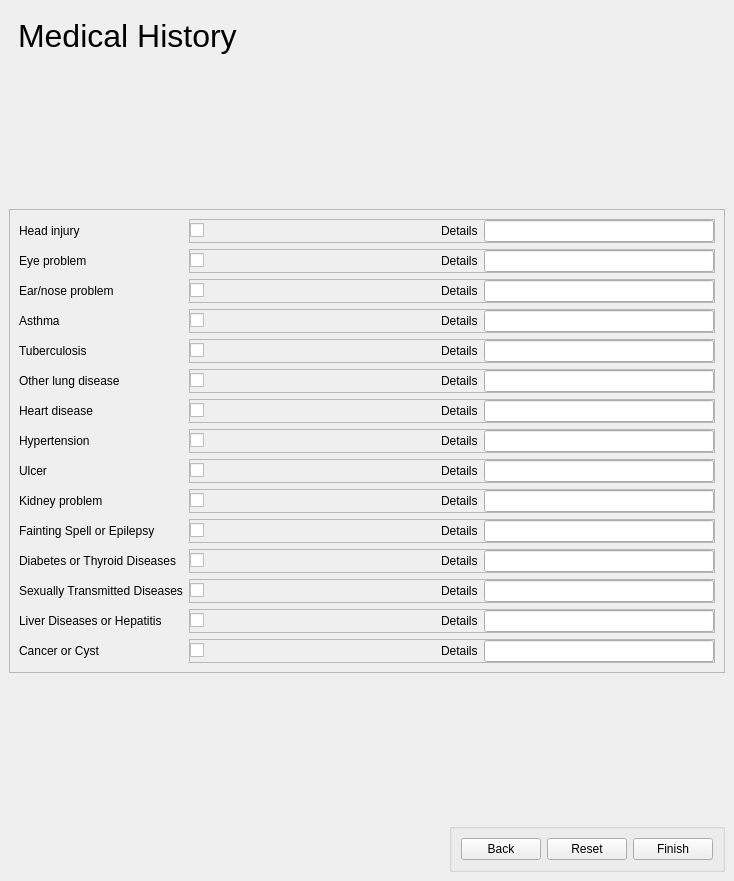
<?xml version="1.0" encoding="UTF-8"?>
<ui version="4.0">
 <class>MainWindow</class>
 <widget class="QMainWindow" name="MainWindow">
  <property name="geometry">
   <rect>
    <x>0</x>
    <y>0</y>
    <width>734</width>
    <height>881</height>
   </rect>
  </property>
  <property name="windowTitle">
   <string>MainWindow</string>
  </property>
  <widget class="QWidget" name="wrapper">
   <layout class="QVBoxLayout" name="verticalLayout">
    <item alignment="Qt::AlignTop">
     <widget class="QWidget" name="header" native="true">
      <layout class="QHBoxLayout" name="horizontalLayout_6">
       <item>
        <widget class="QLabel" name="titleText">
         <property name="font">
          <font>
           <pointsize>24</pointsize>
          </font>
         </property>
         <property name="text">
          <string>Medical History</string>
         </property>
         <property name="wordWrap">
          <bool>true</bool>
         </property>
        </widget>
       </item>
       <item>
        <spacer name="horizontalSpacer">
         <property name="orientation">
          <enum>Qt::Horizontal</enum>
         </property>
         <property name="sizeHint" stdset="0">
          <size>
           <width>40</width>
           <height>20</height>
          </size>
         </property>
        </spacer>
       </item>
       <item>
        <widget class="QLabel" name="lyceumLogo">
         <property name="sizePolicy">
          <sizepolicy hsizetype="Fixed" vsizetype="Fixed">
           <horstretch>0</horstretch>
           <verstretch>0</verstretch>
          </sizepolicy>
         </property>
         <property name="maximumSize">
          <size>
           <width>100</width>
           <height>100</height>
          </size>
         </property>
         <property name="text">
          <string/>
         </property>
         <property name="pixmap">
          <pixmap>assets/lyceumLogo.png</pixmap>
         </property>
         <property name="scaledContents">
          <bool>true</bool>
         </property>
         <property name="wordWrap">
          <bool>false</bool>
         </property>
         <property name="openExternalLinks">
          <bool>false</bool>
         </property>
        </widget>
       </item>
      </layout>
     </widget>
    </item>
    <item>
     <widget class="QFrame" name="formFrame">
      <property name="frameShape">
       <enum>QFrame::StyledPanel</enum>
      </property>
      <property name="frameShadow">
       <enum>QFrame::Raised</enum>
      </property>
      <layout class="QFormLayout" name="formLayout">
       <item row="0" column="0">
        <widget class="QLabel" name="label_6">
         <property name="text">
          <string>Head injury</string>
         </property>
        </widget>
       </item>
       <item row="0" column="1">
        <widget class="QFrame" name="frame_2">
         <property name="frameShape">
          <enum>QFrame::StyledPanel</enum>
         </property>
         <property name="frameShadow">
          <enum>QFrame::Raised</enum>
         </property>
         <layout class="QHBoxLayout" name="horizontalLayout">
          <property name="leftMargin">
           <number>0</number>
          </property>
          <property name="topMargin">
           <number>0</number>
          </property>
          <property name="rightMargin">
           <number>0</number>
          </property>
          <property name="bottomMargin">
           <number>0</number>
          </property>
          <item>
           <widget class="QCheckBox" name="hi">
            <property name="text">
             <string/>
            </property>
           </widget>
          </item>
          <item>
           <spacer name="horizontalSpacer_2">
            <property name="orientation">
             <enum>Qt::Horizontal</enum>
            </property>
            <property name="sizeHint" stdset="0">
             <size>
              <width>40</width>
              <height>20</height>
             </size>
            </property>
           </spacer>
          </item>
          <item>
           <widget class="QLabel" name="label_3">
            <property name="text">
             <string>Details</string>
            </property>
           </widget>
          </item>
          <item>
           <widget class="QLineEdit" name="hiDetails"/>
          </item>
         </layout>
        </widget>
       </item>
       <item row="1" column="0">
        <widget class="QLabel" name="label_20">
         <property name="text">
          <string>Eye problem</string>
         </property>
        </widget>
       </item>
       <item row="1" column="1">
        <widget class="QFrame" name="frame_11">
         <property name="frameShape">
          <enum>QFrame::StyledPanel</enum>
         </property>
         <property name="frameShadow">
          <enum>QFrame::Raised</enum>
         </property>
         <layout class="QHBoxLayout" name="horizontalLayout_13">
          <property name="leftMargin">
           <number>0</number>
          </property>
          <property name="topMargin">
           <number>0</number>
          </property>
          <property name="rightMargin">
           <number>0</number>
          </property>
          <property name="bottomMargin">
           <number>0</number>
          </property>
          <item>
           <widget class="QCheckBox" name="ep">
            <property name="text">
             <string/>
            </property>
           </widget>
          </item>
          <item>
           <spacer name="horizontalSpacer_12">
            <property name="orientation">
             <enum>Qt::Horizontal</enum>
            </property>
            <property name="sizeHint" stdset="0">
             <size>
              <width>40</width>
              <height>20</height>
             </size>
            </property>
           </spacer>
          </item>
          <item>
           <widget class="QLabel" name="label_21">
            <property name="text">
             <string>Details</string>
            </property>
           </widget>
          </item>
          <item>
           <widget class="QLineEdit" name="epDetails"/>
          </item>
         </layout>
        </widget>
       </item>
       <item row="2" column="0">
        <widget class="QLabel" name="label_22">
         <property name="text">
          <string>Ear/nose problem</string>
         </property>
        </widget>
       </item>
       <item row="2" column="1">
        <widget class="QFrame" name="frame_7">
         <property name="frameShape">
          <enum>QFrame::StyledPanel</enum>
         </property>
         <property name="frameShadow">
          <enum>QFrame::Raised</enum>
         </property>
         <layout class="QHBoxLayout" name="horizontalLayout_9">
          <property name="leftMargin">
           <number>0</number>
          </property>
          <property name="topMargin">
           <number>0</number>
          </property>
          <property name="rightMargin">
           <number>0</number>
          </property>
          <property name="bottomMargin">
           <number>0</number>
          </property>
          <item>
           <widget class="QCheckBox" name="enp">
            <property name="text">
             <string/>
            </property>
           </widget>
          </item>
          <item>
           <spacer name="horizontalSpacer_8">
            <property name="orientation">
             <enum>Qt::Horizontal</enum>
            </property>
            <property name="sizeHint" stdset="0">
             <size>
              <width>40</width>
              <height>20</height>
             </size>
            </property>
           </spacer>
          </item>
          <item>
           <widget class="QLabel" name="label_13">
            <property name="text">
             <string>Details</string>
            </property>
           </widget>
          </item>
          <item>
           <widget class="QLineEdit" name="enpDetails"/>
          </item>
         </layout>
        </widget>
       </item>
       <item row="3" column="0">
        <widget class="QLabel" name="label_18">
         <property name="text">
          <string>Asthma</string>
         </property>
        </widget>
       </item>
       <item row="3" column="1">
        <widget class="QFrame" name="frame_8">
         <property name="frameShape">
          <enum>QFrame::StyledPanel</enum>
         </property>
         <property name="frameShadow">
          <enum>QFrame::Raised</enum>
         </property>
         <layout class="QHBoxLayout" name="horizontalLayout_10">
          <property name="leftMargin">
           <number>0</number>
          </property>
          <property name="topMargin">
           <number>0</number>
          </property>
          <property name="rightMargin">
           <number>0</number>
          </property>
          <property name="bottomMargin">
           <number>0</number>
          </property>
          <item>
           <widget class="QCheckBox" name="asthma">
            <property name="text">
             <string/>
            </property>
           </widget>
          </item>
          <item>
           <spacer name="horizontalSpacer_9">
            <property name="orientation">
             <enum>Qt::Horizontal</enum>
            </property>
            <property name="sizeHint" stdset="0">
             <size>
              <width>40</width>
              <height>20</height>
             </size>
            </property>
           </spacer>
          </item>
          <item>
           <widget class="QLabel" name="label_15">
            <property name="text">
             <string>Details</string>
            </property>
           </widget>
          </item>
          <item>
           <widget class="QLineEdit" name="asthmaDetails"/>
          </item>
         </layout>
        </widget>
       </item>
       <item row="4" column="0">
        <widget class="QLabel" name="label_16">
         <property name="text">
          <string>Tuberculosis</string>
         </property>
        </widget>
       </item>
       <item row="4" column="1">
        <widget class="QFrame" name="frame_3">
         <property name="frameShape">
          <enum>QFrame::StyledPanel</enum>
         </property>
         <property name="frameShadow">
          <enum>QFrame::Raised</enum>
         </property>
         <layout class="QHBoxLayout" name="horizontalLayout_4">
          <property name="leftMargin">
           <number>0</number>
          </property>
          <property name="topMargin">
           <number>0</number>
          </property>
          <property name="rightMargin">
           <number>0</number>
          </property>
          <property name="bottomMargin">
           <number>0</number>
          </property>
          <item>
           <widget class="QCheckBox" name="tb">
            <property name="text">
             <string/>
            </property>
           </widget>
          </item>
          <item>
           <spacer name="horizontalSpacer_4">
            <property name="orientation">
             <enum>Qt::Horizontal</enum>
            </property>
            <property name="sizeHint" stdset="0">
             <size>
              <width>40</width>
              <height>20</height>
             </size>
            </property>
           </spacer>
          </item>
          <item>
           <widget class="QLabel" name="label_5">
            <property name="text">
             <string>Details</string>
            </property>
           </widget>
          </item>
          <item>
           <widget class="QLineEdit" name="tbDetails"/>
          </item>
         </layout>
        </widget>
       </item>
       <item row="5" column="0">
        <widget class="QLabel" name="label_14">
         <property name="text">
          <string>Other lung disease</string>
         </property>
        </widget>
       </item>
       <item row="5" column="1">
        <widget class="QFrame" name="frame_9">
         <property name="frameShape">
          <enum>QFrame::StyledPanel</enum>
         </property>
         <property name="frameShadow">
          <enum>QFrame::Raised</enum>
         </property>
         <layout class="QHBoxLayout" name="horizontalLayout_11">
          <property name="leftMargin">
           <number>0</number>
          </property>
          <property name="topMargin">
           <number>0</number>
          </property>
          <property name="rightMargin">
           <number>0</number>
          </property>
          <property name="bottomMargin">
           <number>0</number>
          </property>
          <item>
           <widget class="QCheckBox" name="old">
            <property name="text">
             <string/>
            </property>
           </widget>
          </item>
          <item>
           <spacer name="horizontalSpacer_10">
            <property name="orientation">
             <enum>Qt::Horizontal</enum>
            </property>
            <property name="sizeHint" stdset="0">
             <size>
              <width>40</width>
              <height>20</height>
             </size>
            </property>
           </spacer>
          </item>
          <item>
           <widget class="QLabel" name="label_17">
            <property name="text">
             <string>Details</string>
            </property>
           </widget>
          </item>
          <item>
           <widget class="QLineEdit" name="oldDetails"/>
          </item>
         </layout>
        </widget>
       </item>
       <item row="6" column="0">
        <widget class="QLabel" name="label_8">
         <property name="text">
          <string>Heart disease</string>
         </property>
        </widget>
       </item>
       <item row="6" column="1">
        <widget class="QFrame" name="frame_4">
         <property name="frameShape">
          <enum>QFrame::StyledPanel</enum>
         </property>
         <property name="frameShadow">
          <enum>QFrame::Raised</enum>
         </property>
         <layout class="QHBoxLayout" name="horizontalLayout_5">
          <property name="leftMargin">
           <number>0</number>
          </property>
          <property name="topMargin">
           <number>0</number>
          </property>
          <property name="rightMargin">
           <number>0</number>
          </property>
          <property name="bottomMargin">
           <number>0</number>
          </property>
          <item>
           <widget class="QCheckBox" name="hd">
            <property name="text">
             <string/>
            </property>
           </widget>
          </item>
          <item>
           <spacer name="horizontalSpacer_5">
            <property name="orientation">
             <enum>Qt::Horizontal</enum>
            </property>
            <property name="sizeHint" stdset="0">
             <size>
              <width>40</width>
              <height>20</height>
             </size>
            </property>
           </spacer>
          </item>
          <item>
           <widget class="QLabel" name="label_7">
            <property name="text">
             <string>Details</string>
            </property>
           </widget>
          </item>
          <item>
           <widget class="QLineEdit" name="hdDetails"/>
          </item>
         </layout>
        </widget>
       </item>
       <item row="7" column="0">
        <widget class="QLabel" name="label_10">
         <property name="text">
          <string>Hypertension</string>
         </property>
        </widget>
       </item>
       <item row="7" column="1">
        <widget class="QFrame" name="frame_5">
         <property name="frameShape">
          <enum>QFrame::StyledPanel</enum>
         </property>
         <property name="frameShadow">
          <enum>QFrame::Raised</enum>
         </property>
         <layout class="QHBoxLayout" name="horizontalLayout_7">
          <property name="leftMargin">
           <number>0</number>
          </property>
          <property name="topMargin">
           <number>0</number>
          </property>
          <property name="rightMargin">
           <number>0</number>
          </property>
          <property name="bottomMargin">
           <number>0</number>
          </property>
          <item>
           <widget class="QCheckBox" name="hypertension">
            <property name="text">
             <string/>
            </property>
           </widget>
          </item>
          <item>
           <spacer name="horizontalSpacer_6">
            <property name="orientation">
             <enum>Qt::Horizontal</enum>
            </property>
            <property name="sizeHint" stdset="0">
             <size>
              <width>40</width>
              <height>20</height>
             </size>
            </property>
           </spacer>
          </item>
          <item>
           <widget class="QLabel" name="label_9">
            <property name="text">
             <string>Details</string>
            </property>
           </widget>
          </item>
          <item>
           <widget class="QLineEdit" name="hypertensionDetails"/>
          </item>
         </layout>
        </widget>
       </item>
       <item row="8" column="0">
        <widget class="QLabel" name="label_12">
         <property name="text">
          <string>Ulcer </string>
         </property>
        </widget>
       </item>
       <item row="8" column="1">
        <widget class="QFrame" name="frame_6">
         <property name="frameShape">
          <enum>QFrame::StyledPanel</enum>
         </property>
         <property name="frameShadow">
          <enum>QFrame::Raised</enum>
         </property>
         <layout class="QHBoxLayout" name="horizontalLayout_8">
          <property name="leftMargin">
           <number>0</number>
          </property>
          <property name="topMargin">
           <number>0</number>
          </property>
          <property name="rightMargin">
           <number>0</number>
          </property>
          <property name="bottomMargin">
           <number>0</number>
          </property>
          <item>
           <widget class="QCheckBox" name="ulcer">
            <property name="text">
             <string/>
            </property>
           </widget>
          </item>
          <item>
           <spacer name="horizontalSpacer_7">
            <property name="orientation">
             <enum>Qt::Horizontal</enum>
            </property>
            <property name="sizeHint" stdset="0">
             <size>
              <width>40</width>
              <height>20</height>
             </size>
            </property>
           </spacer>
          </item>
          <item>
           <widget class="QLabel" name="label_11">
            <property name="text">
             <string>Details</string>
            </property>
           </widget>
          </item>
          <item>
           <widget class="QLineEdit" name="ulcerDetails"/>
          </item>
         </layout>
        </widget>
       </item>
       <item row="9" column="0">
        <widget class="QLabel" name="label_2">
         <property name="text">
          <string>Kidney problem</string>
         </property>
        </widget>
       </item>
       <item row="9" column="1">
        <widget class="QFrame" name="frame_10">
         <property name="frameShape">
          <enum>QFrame::StyledPanel</enum>
         </property>
         <property name="frameShadow">
          <enum>QFrame::Raised</enum>
         </property>
         <layout class="QHBoxLayout" name="horizontalLayout_12">
          <property name="leftMargin">
           <number>0</number>
          </property>
          <property name="topMargin">
           <number>0</number>
          </property>
          <property name="rightMargin">
           <number>0</number>
          </property>
          <property name="bottomMargin">
           <number>0</number>
          </property>
          <item>
           <widget class="QCheckBox" name="kp">
            <property name="text">
             <string/>
            </property>
           </widget>
          </item>
          <item>
           <spacer name="horizontalSpacer_11">
            <property name="orientation">
             <enum>Qt::Horizontal</enum>
            </property>
            <property name="sizeHint" stdset="0">
             <size>
              <width>40</width>
              <height>20</height>
             </size>
            </property>
           </spacer>
          </item>
          <item>
           <widget class="QLabel" name="label_19">
            <property name="text">
             <string>Details</string>
            </property>
           </widget>
          </item>
          <item>
           <widget class="QLineEdit" name="kpDetails"/>
          </item>
         </layout>
        </widget>
       </item>
       <item row="10" column="0">
        <widget class="QLabel" name="label_44">
         <property name="text">
          <string>Fainting Spell or Epilepsy </string>
         </property>
        </widget>
       </item>
       <item row="10" column="1">
        <widget class="QFrame" name="frame_23">
         <property name="frameShape">
          <enum>QFrame::StyledPanel</enum>
         </property>
         <property name="frameShadow">
          <enum>QFrame::Raised</enum>
         </property>
         <layout class="QHBoxLayout" name="horizontalLayout_25">
          <property name="leftMargin">
           <number>0</number>
          </property>
          <property name="topMargin">
           <number>0</number>
          </property>
          <property name="rightMargin">
           <number>0</number>
          </property>
          <property name="bottomMargin">
           <number>0</number>
          </property>
          <item>
           <widget class="QCheckBox" name="fse">
            <property name="text">
             <string/>
            </property>
           </widget>
          </item>
          <item>
           <spacer name="horizontalSpacer_24">
            <property name="orientation">
             <enum>Qt::Horizontal</enum>
            </property>
            <property name="sizeHint" stdset="0">
             <size>
              <width>40</width>
              <height>20</height>
             </size>
            </property>
           </spacer>
          </item>
          <item>
           <widget class="QLabel" name="label_45">
            <property name="text">
             <string>Details</string>
            </property>
           </widget>
          </item>
          <item>
           <widget class="QLineEdit" name="fseDetails"/>
          </item>
         </layout>
        </widget>
       </item>
       <item row="11" column="0">
        <widget class="QLabel" name="label_46">
         <property name="text">
          <string>Diabetes or Thyroid Diseases</string>
         </property>
        </widget>
       </item>
       <item row="11" column="1">
        <widget class="QFrame" name="frame_12">
         <property name="frameShape">
          <enum>QFrame::StyledPanel</enum>
         </property>
         <property name="frameShadow">
          <enum>QFrame::Raised</enum>
         </property>
         <layout class="QHBoxLayout" name="horizontalLayout_24">
          <property name="leftMargin">
           <number>0</number>
          </property>
          <property name="topMargin">
           <number>0</number>
          </property>
          <property name="rightMargin">
           <number>0</number>
          </property>
          <property name="bottomMargin">
           <number>0</number>
          </property>
          <item>
           <widget class="QCheckBox" name="dtd">
            <property name="text">
             <string/>
            </property>
           </widget>
          </item>
          <item>
           <spacer name="horizontalSpacer_23">
            <property name="orientation">
             <enum>Qt::Horizontal</enum>
            </property>
            <property name="sizeHint" stdset="0">
             <size>
              <width>40</width>
              <height>20</height>
             </size>
            </property>
           </spacer>
          </item>
          <item>
           <widget class="QLabel" name="label_43">
            <property name="text">
             <string>Details</string>
            </property>
           </widget>
          </item>
          <item>
           <widget class="QLineEdit" name="dtdDetails"/>
          </item>
         </layout>
        </widget>
       </item>
       <item row="12" column="0">
        <widget class="QLabel" name="label_48">
         <property name="text">
          <string>Sexually Transmitted Diseases</string>
         </property>
        </widget>
       </item>
       <item row="12" column="1">
        <widget class="QFrame" name="frame_24">
         <property name="frameShape">
          <enum>QFrame::StyledPanel</enum>
         </property>
         <property name="frameShadow">
          <enum>QFrame::Raised</enum>
         </property>
         <layout class="QHBoxLayout" name="horizontalLayout_26">
          <property name="leftMargin">
           <number>0</number>
          </property>
          <property name="topMargin">
           <number>0</number>
          </property>
          <property name="rightMargin">
           <number>0</number>
          </property>
          <property name="bottomMargin">
           <number>0</number>
          </property>
          <item>
           <widget class="QCheckBox" name="std">
            <property name="text">
             <string/>
            </property>
           </widget>
          </item>
          <item>
           <spacer name="horizontalSpacer_25">
            <property name="orientation">
             <enum>Qt::Horizontal</enum>
            </property>
            <property name="sizeHint" stdset="0">
             <size>
              <width>40</width>
              <height>20</height>
             </size>
            </property>
           </spacer>
          </item>
          <item>
           <widget class="QLabel" name="label_47">
            <property name="text">
             <string>Details</string>
            </property>
           </widget>
          </item>
          <item>
           <widget class="QLineEdit" name="stdDetails"/>
          </item>
         </layout>
        </widget>
       </item>
       <item row="13" column="0">
        <widget class="QLabel" name="label_52">
         <property name="text">
          <string>Liver Diseases or Hepatitis</string>
         </property>
        </widget>
       </item>
       <item row="13" column="1">
        <widget class="QFrame" name="frame_26">
         <property name="frameShape">
          <enum>QFrame::StyledPanel</enum>
         </property>
         <property name="frameShadow">
          <enum>QFrame::Raised</enum>
         </property>
         <layout class="QHBoxLayout" name="horizontalLayout_28">
          <property name="leftMargin">
           <number>0</number>
          </property>
          <property name="topMargin">
           <number>0</number>
          </property>
          <property name="rightMargin">
           <number>0</number>
          </property>
          <property name="bottomMargin">
           <number>0</number>
          </property>
          <item>
           <widget class="QCheckBox" name="ldh">
            <property name="text">
             <string/>
            </property>
           </widget>
          </item>
          <item>
           <spacer name="horizontalSpacer_27">
            <property name="orientation">
             <enum>Qt::Horizontal</enum>
            </property>
            <property name="sizeHint" stdset="0">
             <size>
              <width>40</width>
              <height>20</height>
             </size>
            </property>
           </spacer>
          </item>
          <item>
           <widget class="QLabel" name="label_51">
            <property name="text">
             <string>Details</string>
            </property>
           </widget>
          </item>
          <item>
           <widget class="QLineEdit" name="ldhDetails"/>
          </item>
         </layout>
        </widget>
       </item>
       <item row="14" column="0">
        <widget class="QLabel" name="label_50">
         <property name="text">
          <string>Cancer or Cyst</string>
         </property>
        </widget>
       </item>
       <item row="14" column="1">
        <widget class="QFrame" name="frame_25">
         <property name="frameShape">
          <enum>QFrame::StyledPanel</enum>
         </property>
         <property name="frameShadow">
          <enum>QFrame::Raised</enum>
         </property>
         <layout class="QHBoxLayout" name="horizontalLayout_27">
          <property name="leftMargin">
           <number>0</number>
          </property>
          <property name="topMargin">
           <number>0</number>
          </property>
          <property name="rightMargin">
           <number>0</number>
          </property>
          <property name="bottomMargin">
           <number>0</number>
          </property>
          <item>
           <widget class="QCheckBox" name="cc">
            <property name="text">
             <string/>
            </property>
           </widget>
          </item>
          <item>
           <spacer name="horizontalSpacer_26">
            <property name="orientation">
             <enum>Qt::Horizontal</enum>
            </property>
            <property name="sizeHint" stdset="0">
             <size>
              <width>40</width>
              <height>20</height>
             </size>
            </property>
           </spacer>
          </item>
          <item>
           <widget class="QLabel" name="label_49">
            <property name="text">
             <string>Details</string>
            </property>
           </widget>
          </item>
          <item>
           <widget class="QLineEdit" name="ccDetails"/>
          </item>
         </layout>
        </widget>
       </item>
      </layout>
     </widget>
    </item>
    <item alignment="Qt::AlignBottom">
     <widget class="QGroupBox" name="navigation">
      <property name="enabled">
       <bool>true</bool>
      </property>
      <property name="sizePolicy">
       <sizepolicy hsizetype="Fixed" vsizetype="Preferred">
        <horstretch>0</horstretch>
        <verstretch>0</verstretch>
       </sizepolicy>
      </property>
      <property name="cursor">
       <cursorShape>PointingHandCursor</cursorShape>
      </property>
      <property name="layoutDirection">
       <enum>Qt::RightToLeft</enum>
      </property>
      <property name="title">
       <string/>
      </property>
      <property name="flat">
       <bool>false</bool>
      </property>
      <property name="checkable">
       <bool>false</bool>
      </property>
      <layout class="QHBoxLayout" name="horizontalLayout_2">
       <item>
        <widget class="QPushButton" name="nextEnd">
         <property name="enabled">
          <bool>true</bool>
         </property>
         <property name="text">
          <string>Finish</string>
         </property>
        </widget>
       </item>
       <item>
        <widget class="QPushButton" name="reset">
         <property name="text">
          <string>Reset</string>
         </property>
        </widget>
       </item>
       <item>
        <widget class="QPushButton" name="back">
         <property name="text">
          <string>Back</string>
         </property>
        </widget>
       </item>
      </layout>
     </widget>
    </item>
   </layout>
  </widget>
 </widget>
 <resources/>
 <connections/>
</ui>
